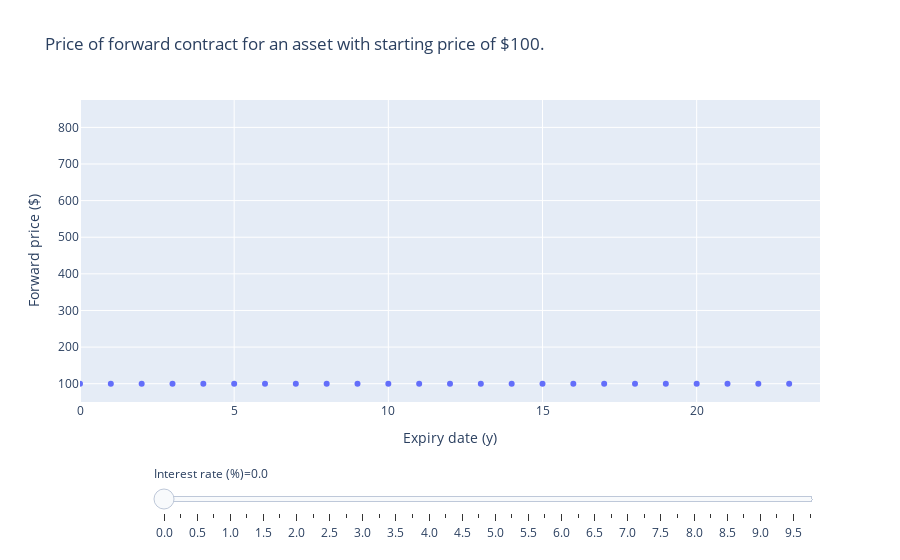

The notebook cell saved with this chart:
### Markdown cell above
Below is a chart that shows how the price of the forward contract changes depending on its expiry rate. Initial asset price is $100. You can select interest by interacting with the slider.

### Code cell
# initial asset price - $100
asset_price = 100

# interest from 0% to 10% with a step of 0.25%
interest_rates = list(np.arange(0, 10, 0.25))

# forward contract expiring in 5 years
time_unit = 'y'
num_units = 20
time = list(range(num_units+1))

build_forward_contract_chart(dates, asset_price, interest_rates, time_unit)

### Figure 1 — Plotly figure (JSON) as saved in the notebook; plotly's stock layout.template omitted (floating-point values rounded to 4 significant figures)
{"data": [{"hovertemplate": "Interest rate (%)=0.0<br>Expiry date (y)=%{x}<br>Forward price ($)=%{y}<extra></extra>", "legendgroup": "", "marker": {"color": "#636efa", "symbol": "circle"}, "mode": "markers", "name": "", "orientation": "v", "showlegend": false, "type": "scatter", "x": [0, 1, 2, 3, 4, 5, 6, 7, 8, 9, 10, 11, 12, 13, 14, 15, 16, 17, 18, 19, 20, 21, 22, 23], "xaxis": "x", "y": [100, 100, 100, 100, 100, 100, 100, 100, 100, 100, 100, 100, 100, 100, 100, 100, 100, 100, 100, 100, 100, 100, 100, 100], "yaxis": "y"}], "layout": {"legend": {"tracegroupgap": 0}, "sliders": [{"active": 0, "currentvalue": {"prefix": "Interest rate (%)="}, "len": 0.9, "pad": {"b": 10, "t": 60}, "steps": [{"args": [["0.0"], {"frame": {"duration": 0, "redraw": false}, "fromcurrent": true, "mode": "immediate", "transition": {"duration": 0, "easing": "linear"}}], "label": "0.0", "method": "animate"}, {"args": [["0.25"], {"frame": {"duration": 0, "redraw": false}, "fromcurrent": true, "mode": "immediate", "transition": {"duration": 0, "easing": "linear"}}], "label": "0.25", "method": "animate"}, {"args": [["0.5"], {"frame": {"duration": 0, "redraw": false}, "fromcurrent": true, "mode": "immediate", "transition": {"duration": 0, "easing": "linear"}}], "label": "0.5", "method": "animate"}, {"args": [["0.75"], {"frame": {"duration": 0, "redraw": false}, "fromcurrent": true, "mode": "immediate", "transition": {"duration": 0, "easing": "linear"}}], "label": "0.75", "method": "animate"}, {"args": [["1.0"], {"frame": {"duration": 0, "redraw": false}, "fromcurrent": true, "mode": "immediate", "transition": {"duration": 0, "easing": "linear"}}], "label": "1.0", "method": "animate"}, {"args": [["1.25"], {"frame": {"duration": 0, "redraw": false}, "fromcurrent": true, "mode": "immediate", "transition": {"duration": 0, "easing": "linear"}}], "label": "1.25", "method": "animate"}, {"args": [["1.5"], {"frame": {"duration": 0, "redraw": false}, "fromcurrent": true, "mode": "immediate", "transition": {"duration": 0, "easing": "linear"}}], "label": "1.5", "method": "animate"}, {"args": [["1.75"], {"frame": {"duration": 0, "redraw": false}, "fromcurrent": true, "mode": "immediate", "transition": {"duration": 0, "easing": "linear"}}], "label": "1.75", "method": "animate"}, {"args": [["2.0"], {"frame": {"duration": 0, "redraw": false}, "fromcurrent": true, "mode": "immediate", "transition": {"duration": 0, "easing": "linear"}}], "label": "2.0", "method": "animate"}, {"args": [["2.25"], {"frame": {"duration": 0, "redraw": false}, "fromcurrent": true, "mode": "immediate", "transition": {"duration": 0, "easing": "linear"}}], "label": "2.25", "method": "animate"}, {"args": [["2.5"], {"frame": {"duration": 0, "redraw": false}, "fromcurrent": true, "mode": "immediate", "transition": {"duration": 0, "easing": "linear"}}], "label": "2.5", "method": "animate"}, {"args": [["2.75"], {"frame": {"duration": 0, "redraw": false}, "fromcurrent": true, "mode": "immediate", "transition": {"duration": 0, "easing": "linear"}}], "label": "2.75", "method": "animate"}, {"args": [["3.0"], {"frame": {"duration": 0, "redraw": false}, "fromcurrent": true, "mode": "immediate", "transition": {"duration": 0, "easing": "linear"}}], "label": "3.0", "method": "animate"}, {"args": [["3.25"], {"frame": {"duration": 0, "redraw": false}, "fromcurrent": true, "mode": "immediate", "transition": {"duration": 0, "easing": "linear"}}], "label": "3.25", "method": "animate"}, {"args": [["3.5"], {"frame": {"duration": 0, "redraw": false}, "fromcurrent": true, "mode": "immediate", "transition": {"duration": 0, "easing": "linear"}}], "label": "3.5", "method": "animate"}, {"args": [["3.75"], {"frame": {"duration": 0, "redraw": false}, "fromcurrent": true, "mode": "immediate", "transition": {"duration": 0, "easing": "linear"}}], "label": "3.75", "method": "animate"}, {"args": [["4.0"], {"frame": {"duration": 0, "redraw": false}, "fromcurrent": true, "mode": "immediate", "transition": {"duration": 0, "easing": "linear"}}], "label": "4.0", "method": "animate"}, {"args": [["4.25"], {"frame": {"duration": 0, "redraw": false}, "fromcurrent": true, "mode": "immediate", "transition": {"duration": 0, "easing": "linear"}}], "label": "4.25", "method": "animate"}, {"args": [["4.5"], {"frame": {"duration": 0, "redraw": false}, "fromcurrent": true, "mode": "immediate", "transition": {"duration": 0, "easing": "linear"}}], "label": "4.5", "method": "animate"}, {"args": [["4.75"], {"frame": {"duration": 0, "redraw": false}, "fromcurrent": true, "mode": "immediate", "transition": {"duration": 0, "easing": "linear"}}], "label": "4.75", "method": "animate"}, {"args": [["5.0"], {"frame": {"duration": 0, "redraw": false}, "fromcurrent": true, "mode": "immediate", "transition": {"duration": 0, "easing": "linear"}}], "label": "5.0", "method": "animate"}, {"args": [["5.25"], {"frame": {"duration": 0, "redraw": false}, "fromcurrent": true, "mode": "immediate", "transition": {"duration": 0, "easing": "linear"}}], "label": "5.25", "method": "animate"}, {"args": [["5.5"], {"frame": {"duration": 0, "redraw": false}, "fromcurrent": true, "mode": "immediate", "transition": {"duration": 0, "easing": "linear"}}], "label": "5.5", "method": "animate"}, {"args": [["5.75"], {"frame": {"duration": 0, "redraw": false}, "fromcurrent": true, "mode": "immediate", "transition": {"duration": 0, "easing": "linear"}}], "label": "5.75", "method": "animate"}, {"args": [["6.0"], {"frame": {"duration": 0, "redraw": false}, "fromcurrent": true, "mode": "immediate", "transition": {"duration": 0, "easing": "linear"}}], "label": "6.0", "method": "animate"}, {"args": [["6.25"], {"frame": {"duration": 0, "redraw": false}, "fromcurrent": true, "mode": "immediate", "transition": {"duration": 0, "easing": "linear"}}], "label": "6.25", "method": "animate"}, {"args": [["6.5"], {"frame": {"duration": 0, "redraw": false}, "fromcurrent": true, "mode": "immediate", "transition": {"duration": 0, "easing": "linear"}}], "label": "6.5", "method": "animate"}, {"args": [["6.75"], {"frame": {"duration": 0, "redraw": false}, "fromcurrent": true, "mode": "immediate", "transition": {"duration": 0, "easing": "linear"}}], "label": "6.75", "method": "animate"}, {"args": [["7.0"], {"frame": {"duration": 0, "redraw": false}, "fromcurrent": true, "mode": "immediate", "transition": {"duration": 0, "easing": "linear"}}], "label": "7.0", "method": "animate"}, {"args": [["7.25"], {"frame": {"duration": 0, "redraw": false}, "fromcurrent": true, "mode": "immediate", "transition": {"duration": 0, "easing": "linear"}}], "label": "7.25", "method": "animate"}, {"args": [["7.5"], {"frame": {"duration": 0, "redraw": false}, "fromcurrent": true, "mode": "immediate", "transition": {"duration": 0, "easing": "linear"}}], "label": "7.5", "method": "animate"}, {"args": [["7.75"], {"frame": {"duration": 0, "redraw": false}, "fromcurrent": true, "mode": "immediate", "transition": {"duration": 0, "easing": "linear"}}], "label": "7.75", "method": "animate"}, {"args": [["8.0"], {"frame": {"duration": 0, "redraw": false}, "fromcurrent": true, "mode": "immediate", "transition": {"duration": 0, "easing": "linear"}}], "label": "8.0", "method": "animate"}, {"args": [["8.25"], {"frame": {"duration": 0, "redraw": false}, "fromcurrent": true, "mode": "immediate", "transition": {"duration": 0, "easing": "linear"}}], "label": "8.25", "method": "animate"}, {"args": [["8.5"], {"frame": {"duration": 0, "redraw": false}, "fromcurrent": true, "mode": "immediate", "transition": {"duration": 0, "easing": "linear"}}], "label": "8.5", "method": "animate"}, {"args": [["8.75"], {"frame": {"duration": 0, "redraw": false}, "fromcurrent": true, "mode": "immediate", "transition": {"duration": 0, "easing": "linear"}}], "label": "8.75", "method": "animate"}, {"args": [["9.0"], {"frame": {"duration": 0, "redraw": false}, "fromcurrent": true, "mode": "immediate", "transition": {"duration": 0, "easing": "linear"}}], "label": "9.0", "method": "animate"}, {"args": [["9.25"], {"frame": {"duration": 0, "redraw": false}, "fromcurrent": true, "mode": "immediate", "transition": {"duration": 0, "easing": "linear"}}], "label": "9.25", "method": "animate"}, {"args": [["9.5"], {"frame": {"duration": 0, "redraw": false}, "fromcurrent": true, "mode": "immediate", "transition": {"duration": 0, "easing": "linear"}}], "label": "9.5", "method": "animate"}, {"args": [["9.75"], {"frame": {"duration": 0, "redraw": false}, "fromcurrent": true, "mode": "immediate", "transition": {"duration": 0, "easing": "linear"}}], "label": "9.75", "method": "animate"}], "x": 0.1, "xanchor": "left", "y": 0, "yanchor": "top"}], "title": {"text": "Price of forward contract for an asset with starting price of $100."}, "xaxis": {"anchor": "y", "domain": [0, 1], "range": [0, 24], "title": {"text": "Expiry date (y)"}}, "yaxis": {"anchor": "x", "domain": [0, 1], "range": [50, 874.8], "title": {"text": "Forward price ($)"}}}}
